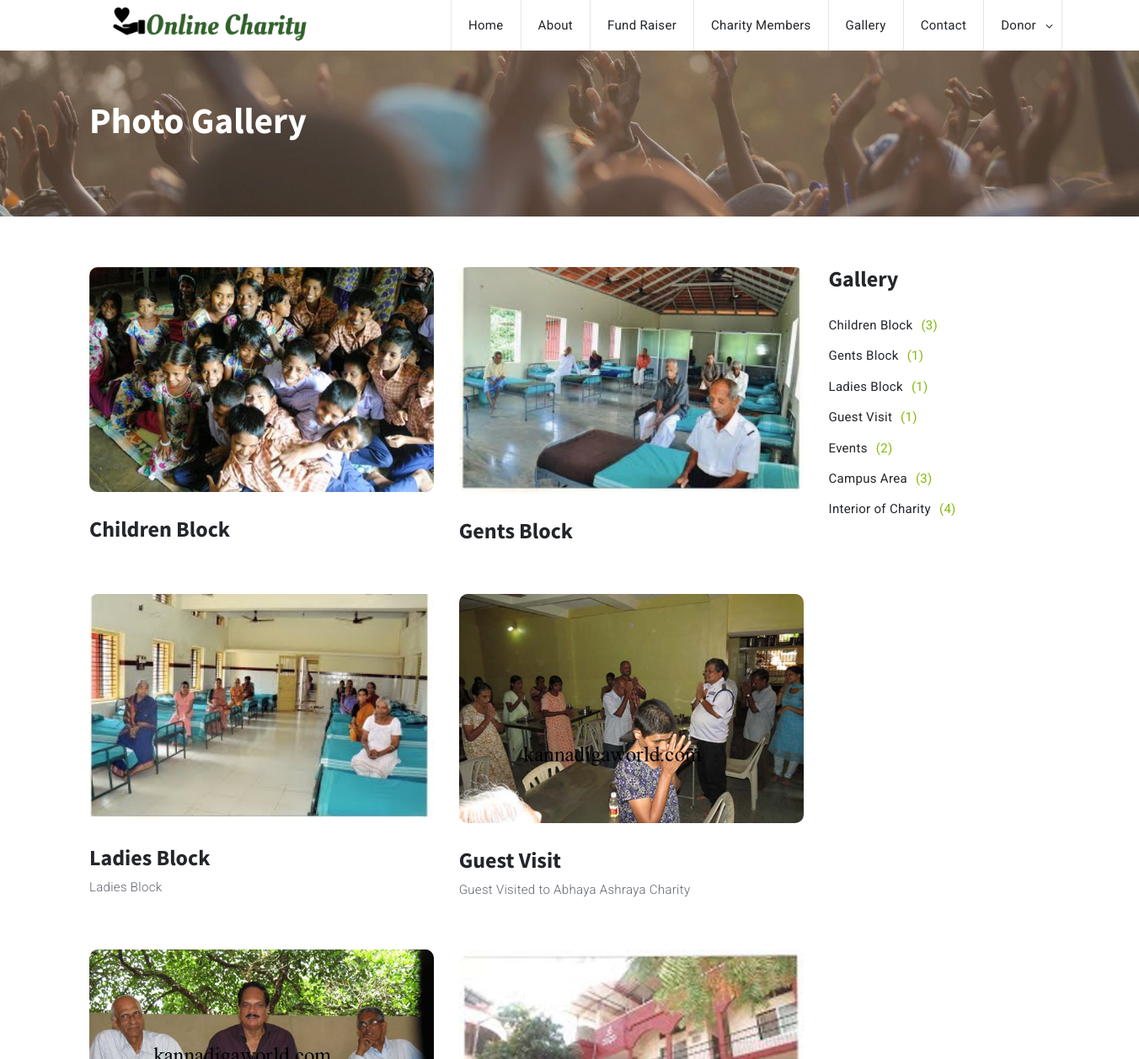
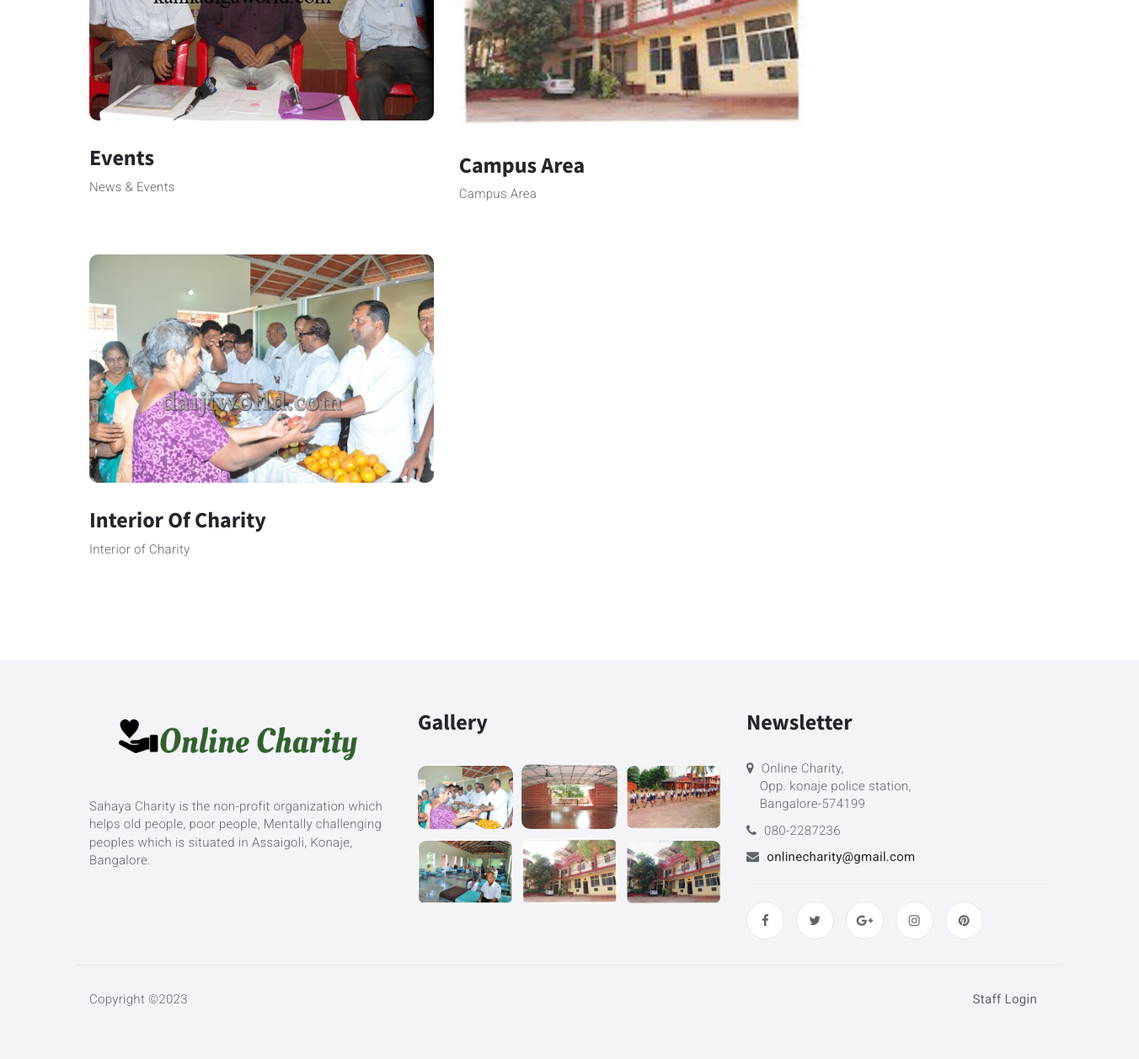
/gallery.php, run on the app's committed database (2 pictures, top to bottom).
### tables this page shows
CREATE TABLE `album` (
  `album_id` int(10) NOT NULL,
  `album_title` varchar(50) NOT NULL,
  `album_description` text NOT NULL,
  `status` varchar(10) NOT NULL
);

CREATE TABLE `photo` (
  `photo_id` int(10) NOT NULL,
  `album_id` int(10) NOT NULL,
  `photo_title` varchar(50) NOT NULL,
  `photo` varchar(100) NOT NULL,
  `photo_description` text NOT NULL,
  `status` varchar(10) NOT NULL
);

### gallery.php (the view, shortened to what this page needs)
<?php
include("header.php");
?>
<div id="page-header">
<div class="section-bg" style="background-image: url(img/background-2.jpg);"></div>
<div class="container">
<div class="row">
<div class="col-md-12">
<div class="header-content">
<h1>Photo Gallery</h1>
</div>
</div>
</div>
</div>
</div>
</header>
<div class="section">
<div class="container">
<div class="row">
<main id="main" class="col-md-9">
<div class="row">
<?php
$sqlgallery = "SELECT * FROM album WHERE status='Active' ORDER BY album_id DESC";
$qsqlgallery = mysqli_query($con,$sqlgallery);
while($rsgallery  = mysqli_fetch_array($qsqlgallery))
{
?>
	<div class="col-md-6">
		<div class="article">
		 <div class="article-img">
		<a href="displayphotos.php?album_id=<?php echo $rsgallery[0]; ?>">
<?php
	$sqlphoto = "SELECT * FROM photo WHERE album_id='$rsgallery[album_id]'";
	$qsqlphoto = mysqli_query($con,$sqlphoto);
	$rsphoto = mysqli_fetch_array($qsqlphoto);
?>
			<img src="imgphoto/<?php echo $rsphoto['photo']; ?>" id='thisImg<?php echo $rsgallery[0]; ?>' alt="">
		</a>
		</div>
		<div class="article-content">
		<h3 class="article-title"><a href="displayphotos.php?album_id=<?php echo $rsgallery[0]; ?>"><?php echo $rsgallery['album_title']; ?></a></h3>
		<p><?php echo $rsgallery['album_description']; ?></p>
		</div>
		</div>
	</div>
<?php
}
?>
</div>
</main>
<aside id="aside" class="col-md-3">
<div class="widget">
<h3 class="widget-title">Gallery</h3>
<div class="widget-category">
<ul>
<?php
$sqlgallery = "SELECT * FROM album WHERE status='Active' ORDER BY album_id DESC";
$qsqlgallery = mysqli_query($con,$sqlgallery);
while($rsgallery  = mysqli_fetch_array($qsqlgallery))
{
	$sqlphoto = "SELECT * FROM photo WHERE album_id='$rsgallery[album_id]'";
	$qsqlphoto = mysqli_query($con,$sqlphoto);
?>
<li><a href="#"><?php echo  $rsgallery['album_title']; ?><span>(<?php echo mysqli_num_rows($qsqlphoto); ?>)</span></a></li>
<?php
}
?>
</ul>
</div>
</div>
</aside>
</div>
</div>
</div>
<?php
include("footer.php");
?>

### footer.php (shortened to what this page needs)
<footer id="footer" class="section">
<div class="container">
<div class="row">
<div class="col-md-4">
<div class="footer">
<div class="footer-logo">
<a class="logo" href="#"><img src="img/logo.png" alt=""></a>
</div>
<p>Sahaya Charity is the non-profit organization which helps old people, poor people, Mentally challenging peoples which is situated in Assaigoli, Konaje, Bangalore.</p>
</div>
</div>
<div class="col-md-4">
<div class="footer">
<h3 class="footer-title">Gallery</h3>
<ul class="footer-galery">
<?php
	$sql = "SELECT * FROM photo LEFT JOIN album ON photo.album_id=album.album_id ORDER BY rand() LIMIT 6";
	$qsql = mysqli_query($con,$sql);
	while($rs = mysqli_fetch_array($qsql))
	{
?>
<li><a href="#"><img src="imgphoto/<?php echo $rs['photo']; ?>" alt=""></a></li>
<?php
	}
?>
</ul>
</div>
</div>
<div class="col-md-4">
<div class="footer">
<h3 class="footer-title">Newsletter</h3>
<p>
<ul class="footer-contact">
<li><i class="fa fa-map-marker"></i> Online Charity,<br> &nbsp;&nbsp;&nbsp; Opp. konaje police station,<br> &nbsp;&nbsp;&nbsp; Bangalore-574199</li>
<li><i class="fa fa-phone"></i> 080-2287236</li>
<li><i class="fa fa-envelope"></i> <a href="#"><span class="__cf_email__" data-cfemail="8fcce7eefde6fbf6cfeae2eee6e3a1ece0e2">onlinecharity@gmail.com</span></a></li>
</ul>
</p>
<hr>
<ul class="footer-social">
<li><a href="#"><i class="fa fa-facebook"></i></a></li>
<li><a href="#"><i class="fa fa-twitter"></i></a></li>
<li><a href="#"><i class="fa fa-google-plus"></i></a></li>
<li><a href="#"><i class="fa fa-instagram"></i></a></li>
<li><a href="#"><i class="fa fa-pinterest"></i></a></li>
</ul>
</div>
</div>
</div>
<div id="footer-bottom" class="row">
<div class="col-md-6 col-md-push-6">
<?php
if(!isset($_SESSION['staff_id']) && !isset($_SESSION['donor_id']) )
{
?>
	<ul class="footer-nav">
	<li><a href="" onclick="return false"  data-toggle="modal" data-target="#StaffLoginModal" >Staff Login</a></li>
	</ul>
<?php
}
?>
</div>
<div class="col-md-6 col-md-pull-6">
<div class="footer-copyright">
<span>
Copyright &copy;<script data-cfasync="false" src="scripts/5c5dd728/cloudflare-static/email-decode.min.js"></script><script type="7909e31ca7813c4694085191-text/javascript">document.write(new Date().getFullYear());</script>
</span>
</div>
</div>
</div>
</div>
</footer>
</body>
</html>

### css/style.css (style rules this page uses)
body { font-family:roboto,sans-serif;font-size:15px;font-weight:300;letter-spacing:.3px;color:#5f646b }
h1,h2,h3,h4,h5,h6 { font-family:source sans pro,sans-serif;margin-top:0;color:#23262a;font-weight:700;letter-spacing:0 }
h1 { font-size:43px }
h3 { font-size:26px }
a { color:#23262a;font-weight:400;-webkit-transition:.3s color;transition:.3s color }
ul,ol { margin:0;padding:0;list-style:none }
.section { position:relative;padding:60px 0 }
.section-bg { position:absolute;left:0;right:0;top:0;bottom:0;background-size:cover;background-position:50%;z-index:-1 }
#page-header { position:relative;margin-top:60px;padding:60px 0 }
.header-content h1 { color:#fff;text-transform:capitalize;margin-bottom:30px }
.article { margin-bottom:60px }
.article .article-img { overflow:hidden;border-radius:10px }
.article .article-img a { position:relative;display:block }
.article .article-img a:after { content:"";position:absolute;left:0;right:0;top:0;bottom:0;background-color:#83ba09;opacity:0;-webkit-transition:.3s opacity;transition:.3s opacity }
.article .article-img img { width:100% }
.article .article-content { margin-top:30px }
.article .article-content .article-title { text-transform:capitalize }
.article .article-content .article-title>a { font-weight:700 }
.widget .widget-title { margin-bottom:30px;text-transform:capitalize }
.widget-category ul li+li { margin-top:15px }
.widget-category ul li a span { color:#83ba09;margin-left:10px }
#footer { background-color:#f4f4f8 }
.footer { margin-bottom:30px }
.footer .footer-title { margin-bottom:30px;text-transform:capitalize }
.footer-logo { margin-bottom:30px }
.footer-logo .logo { display:inline-block }
.footer-logo .logo img { max-height:80px }
.footer-contact { margin-top:30px }
.footer-contact li { margin-bottom:10px }
.footer-contact li i { margin-right:5px }
.footer-galery { margin:0 -5px }
.footer-galery li { display:inline-block;width:33.33%;margin-right:-4px;padding:5px }
.footer-galery li a { position:relative;display:block;border-radius:10px;overflow:hidden }
.footer-galery li a:after { content:"";position:absolute;left:0;right:0;top:0;bottom:0;background-color:#83ba09;opacity:0;-webkit-transition:.3s opacity;transition:.3s opacity }
.footer-galery li a>img { width:100% }
.footer-social li { display:inline-block;margin-right:10px }
.footer-social li a { display:block;width:45px;height:45px;line-height:45px;border-radius:50%;color:#5f646b;text-align:center;background-color:#fff;border:1px solid #e6e6ea;-webkit-transition:.3s border-color;transition:.3s border-color }
#footer-bottom { border-top:1px solid #e6e6ea;padding-top:30px }
#footer-bottom .footer-nav { text-align:right }
#footer-bottom .footer-nav li { display:inline-block;margin-right:15px }
#footer-bottom .footer-nav li a { color:#5f646b }

### data on the page
album: photo.photo (picture), album_title "Children Block", mysqli_num_rows($qsqlphoto) "3"
album: photo.photo (picture), album_title "Gents Block", mysqli_num_rows($qsqlphoto) "1"
album: photo.photo (picture), album_title "Ladies Block", album_description "Ladies Block", mysqli_num_rows($qsqlphoto) "1"
album: photo.photo (picture), album_title "Guest Visit", album_description "Guest Visited to Abhaya Ashraya Charity", mysqli_num_rows($qsqlphoto) "1"
album: photo.photo (picture), album_title "Events", album_description "News & Events", mysqli_num_rows($qsqlphoto) "2"
album: photo.photo (picture), album_title "Campus Area", album_description "Campus Area", mysqli_num_rows($qsqlphoto) "3"
album: photo.photo (picture), album_title "Interior Of Charity", album_description "Interior of Charity", album_title "Interior of Charity", mysqli_num_rows($qsqlphoto) "4"
photo: photo (picture)
photo: photo (picture)
photo: photo (picture)
photo: photo (picture)
photo: photo (picture)
photo: photo (picture)
